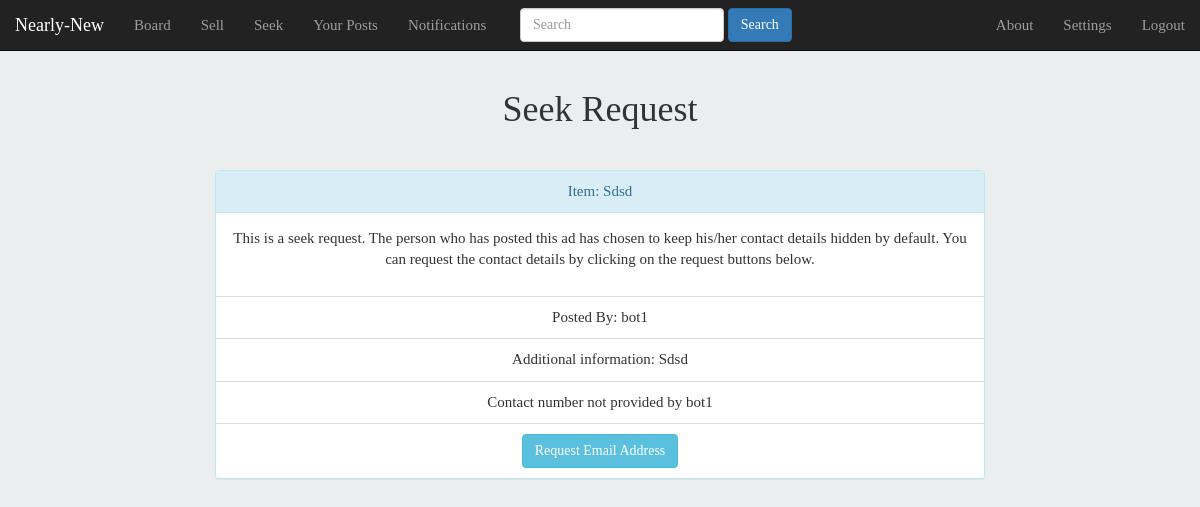
Page /post/26/ (signed in) on the earlier database version.
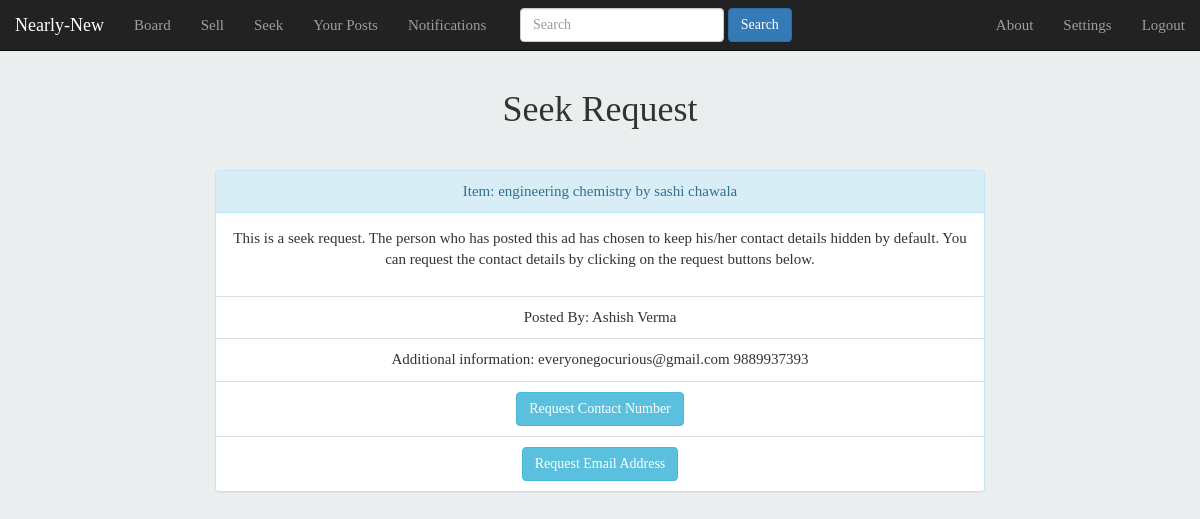
Same page on the later database version.
### tables this page shows
CREATE TABLE posts (tr_id INTEGER NOT NULL PRIMARY KEY AUTOINCREMENT, type TEXT,user_id TEXT,content TEXT,selling_p TEXT,used_for TEXT, add_info TEXT, closed TEXT);

CREATE TABLE users (user_id INTEGER PRIMARY KEY AUTOINCREMENT, user_name TEXT, name TEXT, contact TEXT, email TEXT, password TEXT, settings TEXT);

### main.py (the view, shortened to what this page needs)
@app.route('/post/<int:tr_id>/')
def post(tr_id):
    cur,conn=connection()
    cur.execute('SELECT tr_id, type, posts.user_id, users.name, users.contact, users.email, users.settings, content, selling_p, used_for, add_info,closed FROM posts,users WHERE users.user_id=posts.user_id AND tr_id=?',(tr_id,))
    data=cur.fetchall()[0]
    cur.execute('CREATE TABLE IF NOT EXISTS requests (request_id INTEGER NOT NULL PRIMARY KEY AUTOINCREMENT, tr_id NUMBER, type_r TEXT, requestor NUMBER, requestor_name TEXT, recipient NUMBER, recipient_name TEXT, response TEXT, ack TEXT, content TEXT)')
    conn.commit()
    cur.execute('SELECT COUNT(*), response FROM requests WHERE tr_id=? and requestor=? and type_r=?',(tr_id,session['user_id'],'C'))
    resp=cur.fetchone()
    if resp[0]==0:          #not yet requested
        r_c='NA'
    cur.execute('SELECT COUNT(*), response FROM requests WHERE tr_id=? and requestor=? and type_r=?',(tr_id,session['user_id'],'E'))
    resp=cur.fetchone()
    if resp[0]==0:
        r_e='NA'
    request_data=[r_c,r_e]
    cur.close()
    conn.close()
    notif_count=get_notifs()
    return render_template('post.html',data=data,request_data=request_data, notif_count=notif_count)

### main.py (called while the page is built)
def connection():
    conn=sqlite3.connect('users.sqlite')
    cur=conn.cursor()
    return (cur,conn)

### templates/post.html (shortened to what this page needs)
{%extends 'header.html'%}
{%block body%}
{%if not data[3]==session['name']:%}
<div class="page-header" align="center">
<h1> {%if data[1]=='S'%}Sell Request{%else%}Seek Request{%endif%}</h1>
</div>
<div class="col-md-8 col-xs-10 col-md-offset-2 col-xs-offset-1" align="center">
<div class="panel panel-info">
  <div class="panel-heading">Item: {{data[7]}}</div>
  <div class="panel-body">
    <p>{%if data[1]=='S'%}This is a sell request. {%else:%}This is a seek request. {%endif%}{%if data[6]=='00'%}The person who has posted this ad has chosen to keep his/her contact details hidden by default. You can request the contact details by clicking on the request buttons below.
      {%elif data[6]=='01'%}The person who has posted this ad has chosen to keep his/her contact number hidden by default. You can request the contact number by clicking on the request button below. Or you could use the email address provided below.
      {%elif data[6]=='10'%}The person who has posted this ad has chosen to keep his/her email address hidden by default. You can request the email address by clicking on the request button below. Or you could use the contact number provided below.
      {%else:%}You can find all of the contact information below.{%endif%}</p>
  </div>
  <ul class="list-group">
    <li class="list-group-item">Posted By: {{data[3]}}</li>
    {%if not data[10]=='NULL'%}
    <li class="list-group-item">Additional information: {{data[10]}}</li>{%endif%}
    {%if not data[4]=='NULL':%}
    {%if data[6][0]=='1':%}
        <li class="list-group-item">Contact Number: {{data[4]}}</li>
    {%else%}
        {%if request_data[0]=='NA':%}
            <li class="list-group-item"><a href="{{url_for('req',tr_id=data[0],type_r='C',recipient=data[2],recipient_name=data[3],content=data[7])}}" class="btn btn-info" role="button">Request Contact Number</a></li>
        {%elif request_data[0]=='NY':%}
            <li class="list-group-item"><button class="btn btn-warning" role="button">Contact Number requested</button></li>
            {%elif request_data[0]=='Y'%}
            <li class="list-group-item">On your request:<br><button class="btn btn-success" role="button">Contact Number: {{data[4]}}</button></li>
            {%else%}
            <li class="list-group-item"><button class="btn btn-danger" role="button">Your request got rejected</button></li> {%endif%}{%endif%}
            {%else:%}
            <li class="list-group-item">Contact number not provided by {{data[3]}}</li>
            {%endif%}
        {%if data[6][1]=='1':%}
            <li class="list-group-item">Email Address: {{data[5]}}</li>
        {%else%}
            {%if request_data[1]=='NA':%}
                <li class="list-group-item"><a href="{{url_for('req',tr_id=data[0],type_r='E',recipient=data[2],recipient_name=data[3],content=data[7])}}" class="btn btn-info" role="button">Request Email Address</a></li>
            {%elif request_data[1]=='NY':%}
                <li class="list-group-item"><button class="btn btn-warning" role="button">Email requested</button></li>
                {%elif request_data[1]=='Y'%}
                <li class="list-group-item">On your request:<br><button class="btn btn-success" role="button">Email: {{data[5]}}</button></li>
                {%else%}
                <li class="list-group-item"><button class="btn btn-danger" role="button">Your request got rejected</button></li> {%endif%}{%endif%}
  </ul>
</div>
</div>
{%endif%}
{%endblock%}

Differences in the rows shown:
no longer on this page (row unchanged): users: name "bot1"
changed posts: content "Sdsd" → "engineering chemistry by sashi chawala"; add_info "Sdsd" → "everyonegocurious@gmail.com 9889937393"; user_id "38" → "44" (drawn)
added users: name "Ashish Verma"
Other differences:
text no longer shown: "Contact number not provided by"
text now shown: "Request Contact Number"
